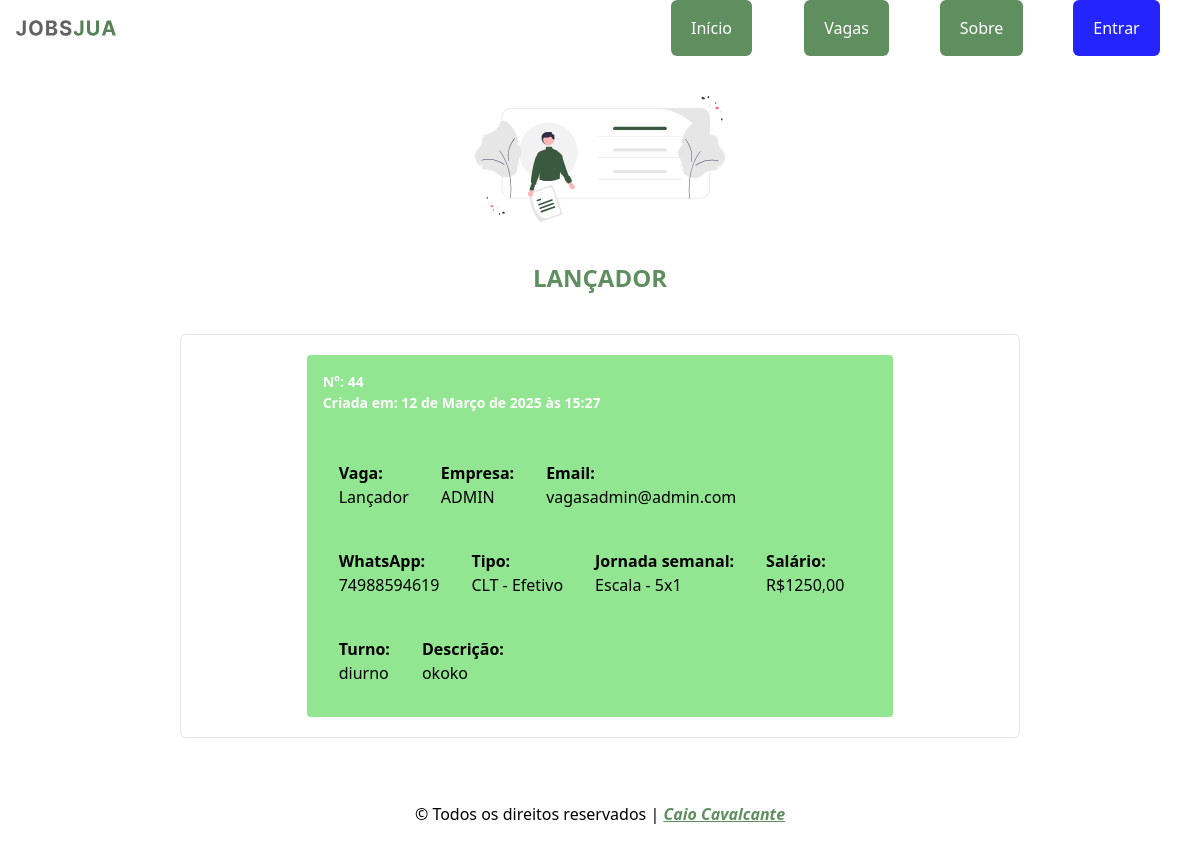
The app's page /jobs/view_one_vacancie/44/, older data.
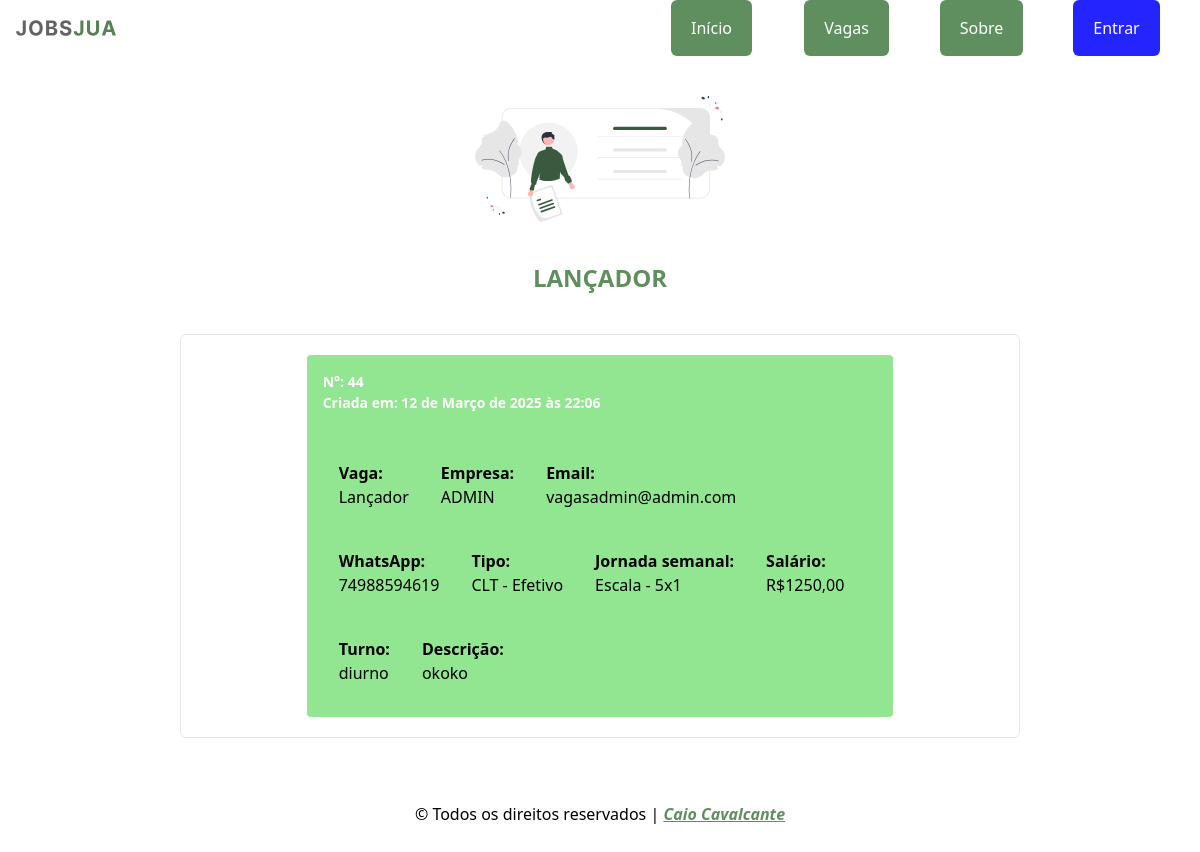
The same page, newer data.
### jobs/models.py (models this page shows)
class Vacancie(models.Model):
  TYPE_MODALITY = (
    ("CLT - Efetivo",     'CLT - Efetivo'),
    ("CLT - Ferista",     'CLT - Ferista'),
    ("CLT - Contrato",    'CLT - Contrato'),
    ("AVULSO - Diaria",   'AVULSO - Diaria'),
    ("AVULSO - Semanal",  'AVULSO - Semanal'),
    ("AVULSO - Quinzena", 'AVULSO - Quinzena'),
    ("CNPJ - Prestação de serviço",  'CNPJ - Prestação de serviço'),
  )
  TYPE_JOURNEY = (
    ("Escala - 5x1",      'Escala - 5x1'),
    ("Escala - 5x2",      'Escala - 5x2'),
    ("Escala - 6x1",      'Escala - 6x1'),
    ("Escala - 12x36",    'Escala - 12x36'),
    ("Escala - 18x36",    'Escala - 18x36'),
    ("Diaria - 1 Dia",    'Diaria - 1 Dia'),
    ("Diaria - 7 Dias",   'Diaria - 7 Dias'),
    ("Diaria - 15 Dias",  'Diaria - 15 Dias'),
  )
  TYPE_STATE = (
    (True,'Vaga aberta'),
    (False,'Vaga fechada'),
  )
  title = models.CharField(max_length=200, blank=False, null=False, verbose_name="Titulo")
  enterprise = models.ForeignKey(Enterprise,on_delete=models.CASCADE, verbose_name="Empresa")
  email = models.CharField(max_length=200, blank=False, null=False, verbose_name="Email")
  whatsapp = models.CharField(max_length=200, blank=False, null=False, verbose_name="WhatsApp")
  wage = models.FloatField(max_length=200, blank=False, null=False, verbose_name="Salário")
  modality = models.CharField(choices=TYPE_MODALITY, verbose_name="Modalidade", max_length=200)
  weekly_journey = models.CharField(choices=TYPE_JOURNEY, verbose_name="Jornada", max_length=200)
  work_shift = models.CharField(max_length=200, blank=False, null=False, verbose_name="Turno")
  state = models.BooleanField( choices=TYPE_STATE, default=True , verbose_name="Estado",  )
  description = models.TextField(max_length=2000, blank=False, null=False, verbose_name="Descrição")
  create_at = models.DateTimeField(auto_now=True)
  USERNAME_FIELD = 'email'
  class Meta:
    verbose_name_plural = 'Vagas'
  def __str__(self):
    return self.title

class Enterprise(AbstractUser):
  HIRING_CHOICES = (
    (True, "Sim"),
    (False, "Não"),
  )
  cnpj = models.CharField(max_length=14, null=False, blank=False,unique=True, verbose_name="CNPJ")
  email = models.EmailField(unique=True, verbose_name="Email")
  sector = models.CharField(max_length=200, verbose_name="Setor")
  phone = models.CharField(max_length=11, blank=False, null=False, verbose_name="Telefone")
  whatsapp = models.CharField(max_length=11, blank=False, null=True, verbose_name="WhatsApp")
  is_hiring = models.BooleanField(choices=HIRING_CHOICES, verbose_name="Está contratando", null=False, default=True)
  USERNAME_FIELD = 'email'
  REQUIRED_FIELDS = [
    'username'
  ]
  class Meta:
    verbose_name_plural = 'Empresas'
  def __str__(self):
    return f"{self.username}"

### jobs/views.py (the view)
# urls.py: path('view_one_vacancie/<int:id>/', views.view_one_vacancie, name='view_one_vacancie'),
def view_one_vacancie(request, id):
  vacancie = Vacancie.objects.get(id=id)
  context = {'vacancie': vacancie}
  return render(request, template_name='view_one_vacancie.html', context=context)

### jobs/templates/view_one_vacancie.html (shortened to what this page needs)
{% extends "jobs/base.html" %}
{% load static %}
{% block title-page %}
  <img class="mb-10 md:w-[60%]" src="{%  static 'svg/one_vacancie.svg' %}" alt="">
  {{ vacancie|upper }}
{% endblock title-page %}
{% block main %}
  <div class="
    w-[95%] h-auto bg-myGreen-100 rounded flex flex-col p-4
    md:w-[80%]
    lg:w-[70%]
  ">
    <strong class="text-[14px] text-myWhite-50">N°: {{vacancie.id}}</strong>
    <strong class="text-[14px] text-myWhite-50" >Criada em: {{ vacancie.create_at }}</strong> <br>
    <ul class="flex flex-wrap text-md">
      <li class=" mt-2 p-4">
        <strong>Vaga:</strong>
        <p>{{vacancie.title}}</p>
      </li>
      <li class="mt-2 p-4">
        <strong>Empresa:</strong>
        <p>{{vacancie.enterprise|upper}}</p>
      </li>
      <li class="mt-2 p-4">
        <strong>Email:</strong>
        <p>{{vacancie.email}}</p>
      </li>
      <li class="mt-2 p-4">
        <strong>WhatsApp:</strong>
        <p>{{vacancie.whatsapp}}</p>
      </li>
      <li class="mt-2 p-4">
        <strong>Tipo:</strong>
        <p>{{vacancie.modality}}</p>
      </li>
      <li class="mt-2 p-4">
        <strong>Jornada semanal:</strong>
        <p>{{vacancie.weekly_journey}}</p>
      </li>
       <li class="mt-2 p-4">
        <strong>Salário:</strong>
        <p>R${{vacancie.wage|floatformat:2}}</p>
      </li>
      <li class="mt-2 p-4">
        <strong>Turno:</strong>
        <p>{{vacancie.work_shift}}</p>
      </li>
      <li class="mt-2 p-4">
        <strong>Descrição:</strong>
        <p >
          {{ vacancie.description }}
        </p>
      </li>
    </ul>
  </div>
{% endblock main %}

### templates/jobs/base.html (shortened to what this page needs)
{% load static icons tailwind_tags %}
<!DOCTYPE html>
<html lang="pt-br">
  <head>
    {% tailwind_css %}
    <link
      rel="stylesheet"
      href="https://cdnjs.cloudflare.com/ajax/libs/font-awesome/6.5.1/css/all.min.css"
    />
  </head>
  <body class="box-border ">
    <div class="flex flex-col items-center w-[100%] h-auto">
      {% if user.is_authenticated == True %}
      <nav class=" w-full h-[8vh] relative flex flex-wrap items-center justify-between px-0
          md:flex-nowrap md:justify-between md:items-center
      ">
          <div class="w-[40vw]   px-4 h-full flex justify-start items-center
             md:w-[20%]
          ">
            <img src="{% static 'svg/logo.svg' %}" alt="logo">
          </div>
          <button
            data-collapse-toggle="navbar-default"
            id="hamburger"
            type="button"
            class="inline-flex text-myWhite-300 items-center p-4 w-15 h-15 justify-center duration-300 text-sm md:hidden"
            onclick="openNavBar()"
            aria-controls="navbar-default"
            aria-expanded="false"
          >
            <svg
              class="w-5 h-5"
              aria-hidden="true"
              xmlns="http://www.w3.org/2000/svg"
              fill="none"
              viewBox="0 0 17 14"
            >
              <path
                stroke="currentColor"
                stroke-linecap="round"
                stroke-linejoin="round"
                stroke-width="2"
                d="M1 1h15M1 7h15M1 13h15"
              />
            </svg>
          </button>
          <div id="navbar-default"
            class=" hidden w-full bg-myGreen-500 h-[100vh]
              md:w-full  md:h-full md:flex  md:justify-end md:mx-2  md:bg-opacity-0
            ">
            <ul
              class="flex flex-col p-8 mb-4 rounded-md
              md:w-[68%] md:h-full md:rounded-none md:px-0 md:p-0 md:mb-0 md:flex-row md:justify-between md:items-center
              lg:w-[51%]
              xl:w-[41%]
              ">
              <li class=" font-normal
                  md:h-[100%] md:w-auto md:px-2  md:flex md:justify-center md:items-center ">
                <a href="{% url 'new_vacancie' %}"
                  class="duration-300 mb-1 p-4 text-myWhite-50 font-normal bg-myGreen-700 hover:bg-myGreen-800 rounded-md flex justify-start items-center
                  md:w-[100%] md:h-[80%] md:px-3  md:mb-0  md:flex md:justify-center md:items-center md:rounded-md">
                  {% icon 'plus' %}
                  <h1 class="mx-2">Criar vaga</h1>
                </a>
              </li>
              <li class=" font-normal
                  md:h-[100%] md:w-auto md:px-2  md:flex md:justify-center md:items-center ">
                <a href="{% url 'platform' %}"
                  class="duration-300 mb-1 p-4 text-myWhite-50 font-normal bg-myGreen-700 hover:bg-myGreen-800 rounded-md flex justify-start items-center
                  md:w-[100%] md:h-[80%] md:px-3  md:mb-0  md:flex md:justify-center md:items-center md:rounded-md">
                  {% icon 'eye' %}
                  <h1 class="mx-2">Minhas vagas</h1>
                </a>
              </li>
              <li class=" font-normal
                  md:h-[100%] md:w-auto md:px-2  md:flex md:justify-center md:items-center ">
                <a href="{% url 'logout' %}"
                  class="duration-300 mb-1 p-4 text-myWhite-50 font-normal bg-myRed-500 hover:bg-myRed-600 rounded-md flex justify-start items-center
                  md:w-[100%] md:h-[80%] md:px-3  md:mb-0  md:flex md:justify-center md:items-center md:rounded-md">
                  {% icon 'logout' %}
                  <h1 class="mx-2">Sair</h1>
                </a>
              </li>
            </ul>
          </div>
      </nav>
      {% else %}
      <nav class="  w-full h-[8vh] relative flex flex-wrap items-center justify-between
          md:flex-nowrap md:justify-between md:items-center
      ">
          <div class="w-[40vw] px-4 h-full flex justify-start items-center
             md:w-[20%]
          ">
            <img width="100"  src="{% static 'svg/logo.svg' %}" alt="" srcset="">
          </div>
          <div id="navbar-default"
            class=" hidden w-full bg-myGreen-500 h-[100vh]
              md:w-[55%]  md:h-full md:flex  md:mr-4 md:bg-opacity-0
              lg:w-[45%] lg:mr-4
              xl:w-[35%] xl:mr-4
            ">
            <ul
              class="flex flex-col p-8 mb-4 rounded-md
              md:w-full md:h-full md:rounded-none md:px-0 md:p-0 md:mb-0 md:flex-row md:justify-between md:items-center
              ">
              <li class=" font-normal
                  md:h-[100%] md:w-full  md:flex md:justify-center md:items-center">
                <a href="{% url 'home' %}"
                  class="duration-300 mb-1 p-4 text-myWhite-50 font-normal bg-myGreen-700 hover:bg-myGreen-800 rounded-md flex justify-start items-center
                  md:w-auto md:h-[80%] md:px-3  md:mb-0  md:flex md:justify-center md:items-center md:rounded-md">
                  <h1 class="mx-2">Início</h1>
                </a>
              </li>
              <li class=" font-normal
                md:h-[100%] md:w-full md:flex md:justify-center md:items-center">
                <a href="{% url 'view_vacancies' %}"
                  class="duration-300 mb-1 p-4 text-myWhite-50 font-normal bg-myGreen-700 hover:bg-myGreen-800 rounded-md flex justify-start items-center
                  md:w-auto md:h-[80%] md:px-3  md:mb-0  md:flex md:justify-center md:items-center md:rounded-md">
                  <h1 class="mx-2">Vagas</h1>
                </a>
              </li>
              <li class=" font-normal
                md:h-[100%] md:w-full    md:flex md:justify-center md:items-center">
                <a href="{% url 'about' %}"
                  class="duration-300 mb-1 p-4 text-myWhite-50 font-normal bg-myGreen-700 hover:bg-myGreen-800 rounded-md flex justify-start items-center
                  md:w-auto md:h-[80%] md:px-3  md:mb-0  md:flex md:justify-center md:items-center md:rounded-md">
                  <h1 class="mx-2">Sobre</h1>
                </a>
              </li>
              <li class=" font-normal
                md:h-[100%] md:w-full   md:flex md:justify-center md:items-center">
                <a href="{% url 'login' %}"
                  class="p-4 text-myWhite-50 font-normal bg-myBlue-700 hover:bg-myBlue-800 rounded-md flex justify-start items-center duration-300
                  md:w-auto md:h-[80%] md:px-3  md:mb-0  md:flex md:justify-center md:items-center md:rounded-md">
                  <h1 class="mx-2">Entrar</h1>
                </a>
              </li>
            </ul>
          </div>
      </nav>
      {% endif %}
      <div class="my-10 px-8 text-2xl font-semibold text-myGreen-700 flex justify-center flex-col items-center
      md:w-[60vw]
      lg:w-[40vw]
      ">
        {% block title-page %}
        {% endblock title-page %}
      </div>
      <main class="py-5 rounded-md border-solid border border-myWhite-200 container flex flex-wrap justify-center items-center w-[90%] h-auto mb-8 md:flex-row md:w-[90vw] lg:flex-row lg:w-[70vw]"
      >
        {% block main %}{% endblock main %}
      </main>
      <footer
        class="w-[100%] h-[10%] font-xs flex items-center justify-center my-8"
      >
        <div>
          © Todos os direitos reservados |
          <a
            class="text-myGreen-700 font-bold italic underline"
            href="mailto:caio.ayslan.nunes@gmail.com"
            >Caio Cavalcante</a
          >
        </div>
      </footer>
    </div>
  </body>
</html>

Row changes from the older to the newer data that the page shows:
changed Vacancie "LANÇADOR": create_at "12 de Março de 2025 às 15:27" → "12 de Março de 2025 às 22:06"
